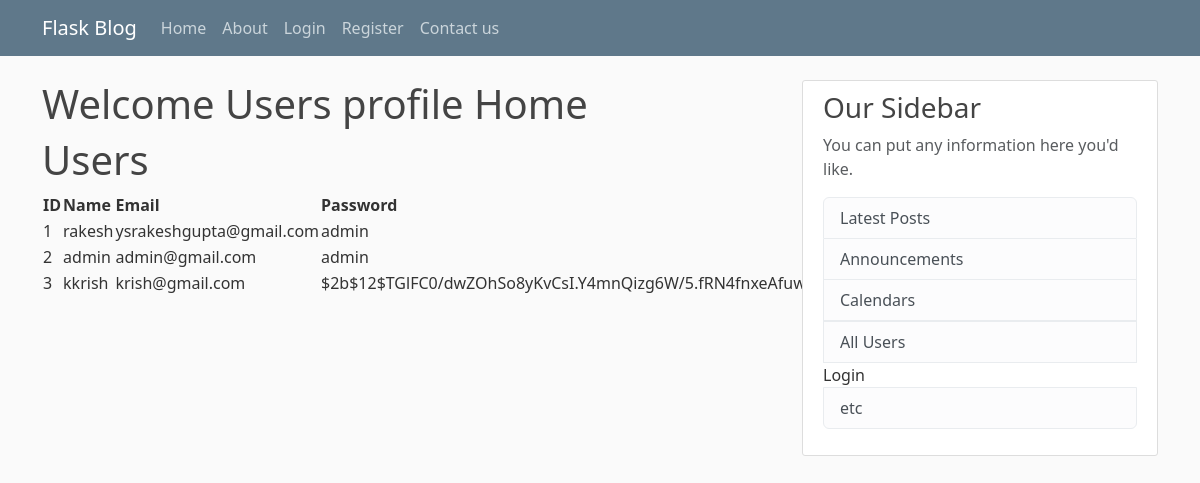
Screenshot of /users with the database file from the repository.
### flaskBlog.py (models this page shows, shortened)
class Users(UserMixin, db.Model):
    id = db.Column(db.Integer, primary_key=True)
    username = db.Column(db.String(250), unique=True, nullable=False)
    email = db.Column(db.String(250), unique=True, nullable=False)
    password = db.Column(db.String(250), nullable=False)

### flaskBlog.py (the view)
@app.route('/users', methods=['GET', 'POST'])
def all_users():
    users = Users.query.all()
    print(str(users))
    return render_template('all_users.html', title='All Users', users=users)

### templates/all_users.html
{% extends "layout.html" %}
{% block content %}
<h1>Welcome Users profile Home</h1>
<h1>Users</h1>
   <table>
       <tr>
           <th>ID</th>
           <th>Name</th>
           <th>Email</th>
           <th>Password</th>
       </tr>
       {% for user in users %}
           <tr>
               <td>{{ user.id }}</td>
               <td>{{ user.username }}</td>
               <td>{{ user.email }}</td>
               <td>{{ user.password }}</td>
           </tr>
       {% endfor %}
   </table>
{% endblock content %}

### templates/layout.html (shortened to what this page needs)
<!DOCTYPE html>
<html lang="en">
<head>
    <link href="https://cdn.jsdelivr.net/npm/bootstrap@5.3.3/dist/css/bootstrap.min.css" rel="stylesheet">
    <link rel="stylesheet" type="text/css" href="{{ url_for('static', filename='main.css') }}">
</head>
<body>
 <header class="site-header">
    <nav class="navbar navbar-expand-md navbar-dark bg-steel fixed-top">
      <div class="container">
        <a class="navbar-brand mr-4" href="/">Flask Blog</a>
        <div class="collapse navbar-collapse" id="navbarToggle">
          <div class="navbar-nav mr-auto">
            <a class="nav-item nav-link" href="/home">Home</a>
            <a class="nav-item nav-link" href="/about">About</a>
          </div>
          <div class="navbar-nav">
             {% if not current_user.is_authenticated %}
                <a class="nav-item nav-link" href="{{url_for('login')}}">Login</a>
                <a class="nav-item nav-link" href="{{url_for('register')}}">Register</a>
              {% else %}
                <a class="nav-item nav-link" href="{{url_for('logout')}}">Log out</a>
              {% endif %}
              <a class="nav-item nav-link" href="{{url_for('contact_us')}}">Contact us</a>
          </div>
          </div>
        </div>
    </nav>
  </header>
<main role="main" class="container">
    <div class="row">
      <div class="col-md-8">
        {% block content %}{% endblock %}
      </div>
      <div class="col-md-4">
        <div class="content-section">
          <h3>Our Sidebar</h3>
          <p class='text-muted'>You can put any information here you'd like.
            <ul class="list-group">
              <li class="list-group-item list-group-item-light">Latest Posts</li>
              <li class="list-group-item list-group-item-light">Announcements</li>
              <li class="list-group-item list-group-item-light">Calendars</li>
              <a class="nav-item nav-link" href="{{url_for('all_users')}}">
                  <li class="list-group-item list-group-item-light">All Users</li></a>
              Login</a>
            <li class="list-group-item list-group-item-light">etc</li>
            </ul>
          </p>
        </div>
      </div>
    </div>
  </main>
</body>
</html>

### static/main.css (style rules this page uses)
body { background: #fafafa; color: #333333; margin-top: 5rem; }
h1, h2, h3, h4, h5, h6 { color: #444444; }
.bg-steel { background-color: #5f788a; }
.site-header .navbar-nav .nav-link { color: #cbd5db; }
.content-section { background: #ffffff; padding: 10px 20px; border: 1px solid #dddddd; border-radius: 3px; margin-bottom: 20px; }

### rows the page displays
Users: id "1", username "rakesh", email "ysrakeshgupta@gmail.com", password "admin"
Users: id "2", username "admin", email "admin@gmail.com", password "admin"
Users: id "3", username "kkrish", email "krish@gmail.com", password "$2b$12$TGlFC0/dwZOhSo8yKvCsI.Y4mnQizg6W/5.fRN4fnxeAfuwenszRa"
